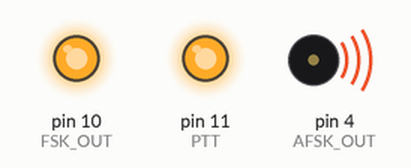
Simulated run of this sketch. Board: Arduino Uno, built with avr-gcc and run on an emulated ATmega328P. On the bench: output pins drawn as LEDs (lit = HIGH), buzzer (waves = sounding). What the sketch prints to the serial monitor is not drawn.

Above: at 0.9 s.
At 1.61 s:
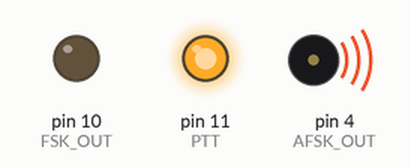
At 7.1 s:
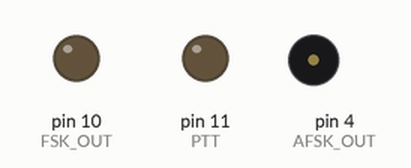
At 12.3 s:
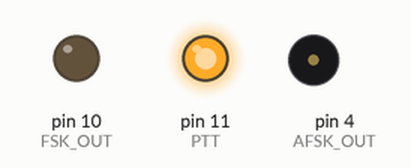
Timing chart, 0 to 13.8 s (numbered marks = the images above):
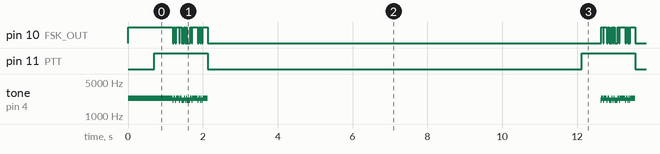

The sketch:

RTTY-SIMPLES-1.ino
```cpp
#include <stdio.h>

#define AFSK_OUT 4   //---- AFSK AUDIO OUTPUT
#define FSK_OUT  10   //---- TTL LEVEL OUTPUT para radio colocar 13 Para placa de som deixar 10
#define PTT      11                      // PTT pin OUTPUT para radio colocar 12 Para placa de som deixar 11


#define MARK     2295
#define SPACE    2125

#define PTTlead  500                     // PTT lead delay ms
#define PTTtail  100                     // PTT tail delay ms


boolean d1;
boolean d2;
boolean d3;
boolean d4;
boolean d5;


void setup()
{
 	pinMode(PTT,  OUTPUT);
	pinMode(FSK_OUT,  OUTPUT);
        pinMode(AFSK_OUT, OUTPUT);
        digitalWrite(FSK_OUT, HIGH);
        tone(AFSK_OUT, MARK);
        delay(700);
        Serial.begin(9600);

}

void sendFsk()
{


 Serial.print(d1);Serial.print(d2);Serial.print(d3);Serial.print(d4);Serial.print(d5);Serial.print(' ');

        digitalWrite(FSK_OUT, LOW);
        tone(AFSK_OUT, SPACE);
        delay(22);
        //--bit1
        if(d1 == 1){
                digitalWrite(FSK_OUT, HIGH);
                tone(AFSK_OUT, MARK);
        }
        else{
                digitalWrite(FSK_OUT, LOW);
                tone(AFSK_OUT, SPACE);
        }
        delay(22);
        //--bit2
        if(d2 == 1){
                digitalWrite(FSK_OUT, HIGH);
                tone(AFSK_OUT, MARK);
        }
        else{
                digitalWrite(FSK_OUT, LOW);
                tone(AFSK_OUT, SPACE);
        }
        delay(22);
        //--bit3
        if(d3 == 1){
                digitalWrite(FSK_OUT, HIGH);
                tone(AFSK_OUT, MARK);
        }
        else{
                digitalWrite(FSK_OUT, LOW);
                tone(AFSK_OUT, SPACE);
        }
        delay(22);
        //--bit4
        if(d4 == 1){
                digitalWrite(FSK_OUT, HIGH);
                tone(AFSK_OUT, MARK);
        }
        else{
                digitalWrite(FSK_OUT, LOW);
                tone(AFSK_OUT, SPACE);
        }
        delay(22);
        //--bit5
        if(d5 == 1){
                digitalWrite(FSK_OUT, HIGH);
                tone(AFSK_OUT, MARK);
        }
        else{
                digitalWrite(FSK_OUT, LOW);
                tone(AFSK_OUT, SPACE);
        }
        delay(22);
        //--stop bit
        digitalWrite(FSK_OUT, HIGH);
        tone(AFSK_OUT, MARK);
        delay(33);

}


void loop()
{

digitalWrite(PTT, HIGH);          // PTT ON
delay(PTTlead);                   // PTT lead delay

//11011 (FIGS)
d1 = 1; d2 = 1; d3 = 0; d4 = 1; d5 = 1;


//11111 (letras)
//d1 = 1; d2 = 1; d3 = 1; d4 = 1; d5 = 1;
sendFsk();
//letra a
//11000
d1 = 1; d2 = 1; d3 = 0; d4 = 0; d5 = 0;
sendFsk();
d1 = 1; d2 = 0; d3 = 0; d4 = 0; d5 = 0;
sendFsk();

d1 = 1; d2 = 1; d3 = 1; d4 = 1; d5 = 1;
sendFsk();
d1 = 1; d2 = 1; d3 = 0; d4 = 1; d5 = 0;
sendFsk();

//00010
//d1 = 0; d2 = 0; d3 = 0; d4 = 1; d5 = 0; //CR
//endFsk();

//01000
//d1 = 0; d2 = 1; d3 = 0; d4 = 0; d5 = 0; //LF
//sendFsk();


        delay(PTTtail);
        digitalWrite(PTT, LOW);
	Serial.println();
        digitalWrite(FSK_OUT, LOW);
        noTone(AFSK_OUT);
        delay(10000);

}
```

Measured:
- by itself, pin 11 (PTT): alternates HIGH for 1.4 s and LOW for 10.0 s
- by itself, tone on pin 4 (AFSK_OUT): plays 2295 Hz for 1.2 s, 2125 Hz for 0.02 s, 2295 Hz for 0.04 s, 2125 Hz for 0.02 s, 2295 Hz for 0.08 s, 2125 Hz for 0.02 s … (241 notes in this stretch)
- by itself, pin 10 (FSK_OUT): repeats every 11.4 s: HIGH 0.04 s, LOW 0.02 s, HIGH 0.08 s, LOW 0.02 s, HIGH 0.04 s, LOW 0.07 s, HIGH 0.03 s, LOW 0.02 s, HIGH 0.02 s, LOW 0.09 s, HIGH 0.03 s, LOW 0.02 s, HIGH 0.14 s, LOW 0.02 s, HIGH 0.04 s, LOW 0.02 s, HIGH 0.02 s, LOW 0.02 s, HIGH 0.13 s, LOW 10.5 s
